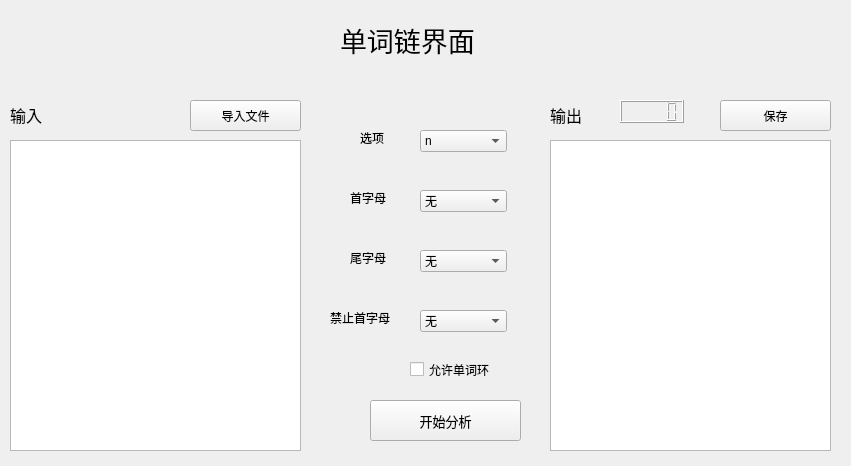
<?xml version="1.0" encoding="UTF-8"?>
<ui version="4.0">
 <class>Widget</class>
 <widget class="QWidget" name="Widget">
  <property name="geometry">
   <rect>
    <x>0</x>
    <y>0</y>
    <width>851</width>
    <height>466</height>
   </rect>
  </property>
  <property name="windowTitle">
   <string>Widget</string>
  </property>
  <widget class="QPushButton" name="loadFile">
   <property name="geometry">
    <rect>
     <x>190</x>
     <y>100</y>
     <width>111</width>
     <height>31</height>
    </rect>
   </property>
   <property name="font">
    <font>
     <family>微软雅黑</family>
    </font>
   </property>
   <property name="text">
    <string>导入文件</string>
   </property>
  </widget>
  <widget class="QTextEdit" name="input">
   <property name="geometry">
    <rect>
     <x>10</x>
     <y>140</y>
     <width>291</width>
     <height>311</height>
    </rect>
   </property>
  </widget>
  <widget class="QComboBox" name="head">
   <property name="geometry">
    <rect>
     <x>420</x>
     <y>190</y>
     <width>87</width>
     <height>22</height>
    </rect>
   </property>
   <item>
    <property name="text">
     <string>无</string>
    </property>
   </item>
   <item>
    <property name="text">
     <string>a</string>
    </property>
   </item>
   <item>
    <property name="text">
     <string>b</string>
    </property>
   </item>
   <item>
    <property name="text">
     <string>c</string>
    </property>
   </item>
   <item>
    <property name="text">
     <string>d</string>
    </property>
   </item>
   <item>
    <property name="text">
     <string>e</string>
    </property>
   </item>
   <item>
    <property name="text">
     <string>f</string>
    </property>
   </item>
   <item>
    <property name="text">
     <string>g</string>
    </property>
   </item>
   <item>
    <property name="text">
     <string>h</string>
    </property>
   </item>
   <item>
    <property name="text">
     <string>i</string>
    </property>
   </item>
   <item>
    <property name="text">
     <string>j</string>
    </property>
   </item>
   <item>
    <property name="text">
     <string>k</string>
    </property>
   </item>
   <item>
    <property name="text">
     <string>l</string>
    </property>
   </item>
   <item>
    <property name="text">
     <string>m</string>
    </property>
   </item>
   <item>
    <property name="text">
     <string>n</string>
    </property>
   </item>
   <item>
    <property name="text">
     <string>o</string>
    </property>
   </item>
   <item>
    <property name="text">
     <string>p</string>
    </property>
   </item>
   <item>
    <property name="text">
     <string>q</string>
    </property>
   </item>
   <item>
    <property name="text">
     <string>r</string>
    </property>
   </item>
   <item>
    <property name="text">
     <string>s</string>
    </property>
   </item>
   <item>
    <property name="text">
     <string>t</string>
    </property>
   </item>
   <item>
    <property name="text">
     <string>u</string>
    </property>
   </item>
   <item>
    <property name="text">
     <string>v</string>
    </property>
   </item>
   <item>
    <property name="text">
     <string>w</string>
    </property>
   </item>
   <item>
    <property name="text">
     <string>x</string>
    </property>
   </item>
   <item>
    <property name="text">
     <string>y</string>
    </property>
   </item>
   <item>
    <property name="text">
     <string>z</string>
    </property>
   </item>
  </widget>
  <widget class="QComboBox" name="tail">
   <property name="geometry">
    <rect>
     <x>420</x>
     <y>250</y>
     <width>87</width>
     <height>22</height>
    </rect>
   </property>
   <item>
    <property name="text">
     <string>无</string>
    </property>
   </item>
   <item>
    <property name="text">
     <string>a</string>
    </property>
   </item>
   <item>
    <property name="text">
     <string>b</string>
    </property>
   </item>
   <item>
    <property name="text">
     <string>c</string>
    </property>
   </item>
   <item>
    <property name="text">
     <string>d</string>
    </property>
   </item>
   <item>
    <property name="text">
     <string>e</string>
    </property>
   </item>
   <item>
    <property name="text">
     <string>f</string>
    </property>
   </item>
   <item>
    <property name="text">
     <string>g</string>
    </property>
   </item>
   <item>
    <property name="text">
     <string>h</string>
    </property>
   </item>
   <item>
    <property name="text">
     <string>i</string>
    </property>
   </item>
   <item>
    <property name="text">
     <string>j</string>
    </property>
   </item>
   <item>
    <property name="text">
     <string>k</string>
    </property>
   </item>
   <item>
    <property name="text">
     <string>l</string>
    </property>
   </item>
   <item>
    <property name="text">
     <string>m</string>
    </property>
   </item>
   <item>
    <property name="text">
     <string>n</string>
    </property>
   </item>
   <item>
    <property name="text">
     <string>o</string>
    </property>
   </item>
   <item>
    <property name="text">
     <string>p</string>
    </property>
   </item>
   <item>
    <property name="text">
     <string>q</string>
    </property>
   </item>
   <item>
    <property name="text">
     <string>r</string>
    </property>
   </item>
   <item>
    <property name="text">
     <string>s</string>
    </property>
   </item>
   <item>
    <property name="text">
     <string>t</string>
    </property>
   </item>
   <item>
    <property name="text">
     <string>u</string>
    </property>
   </item>
   <item>
    <property name="text">
     <string>v</string>
    </property>
   </item>
   <item>
    <property name="text">
     <string>w</string>
    </property>
   </item>
   <item>
    <property name="text">
     <string>x</string>
    </property>
   </item>
   <item>
    <property name="text">
     <string>z</string>
    </property>
   </item>
  </widget>
  <widget class="QComboBox" name="type">
   <property name="geometry">
    <rect>
     <x>420</x>
     <y>130</y>
     <width>87</width>
     <height>22</height>
    </rect>
   </property>
   <item>
    <property name="text">
     <string>n</string>
    </property>
   </item>
   <item>
    <property name="text">
     <string>w</string>
    </property>
   </item>
   <item>
    <property name="text">
     <string>c</string>
    </property>
   </item>
  </widget>
  <widget class="QCheckBox" name="iscircle">
   <property name="geometry">
    <rect>
     <x>410</x>
     <y>360</y>
     <width>111</width>
     <height>19</height>
    </rect>
   </property>
   <property name="text">
    <string>允许单词环</string>
   </property>
  </widget>
  <widget class="QComboBox" name="forbid">
   <property name="geometry">
    <rect>
     <x>420</x>
     <y>310</y>
     <width>87</width>
     <height>22</height>
    </rect>
   </property>
   <item>
    <property name="text">
     <string>无</string>
    </property>
   </item>
   <item>
    <property name="text">
     <string>a</string>
    </property>
   </item>
   <item>
    <property name="text">
     <string>b</string>
    </property>
   </item>
   <item>
    <property name="text">
     <string>c</string>
    </property>
   </item>
   <item>
    <property name="text">
     <string>d</string>
    </property>
   </item>
   <item>
    <property name="text">
     <string>e</string>
    </property>
   </item>
   <item>
    <property name="text">
     <string>f</string>
    </property>
   </item>
   <item>
    <property name="text">
     <string>g</string>
    </property>
   </item>
   <item>
    <property name="text">
     <string>h</string>
    </property>
   </item>
   <item>
    <property name="text">
     <string>i</string>
    </property>
   </item>
   <item>
    <property name="text">
     <string>j</string>
    </property>
   </item>
   <item>
    <property name="text">
     <string>k</string>
    </property>
   </item>
   <item>
    <property name="text">
     <string>l</string>
    </property>
   </item>
   <item>
    <property name="text">
     <string>m</string>
    </property>
   </item>
   <item>
    <property name="text">
     <string>n</string>
    </property>
   </item>
   <item>
    <property name="text">
     <string>o</string>
    </property>
   </item>
   <item>
    <property name="text">
     <string>p</string>
    </property>
   </item>
   <item>
    <property name="text">
     <string>q</string>
    </property>
   </item>
   <item>
    <property name="text">
     <string>r</string>
    </property>
   </item>
   <item>
    <property name="text">
     <string>s</string>
    </property>
   </item>
   <item>
    <property name="text">
     <string>t</string>
    </property>
   </item>
   <item>
    <property name="text">
     <string>u</string>
    </property>
   </item>
   <item>
    <property name="text">
     <string>v</string>
    </property>
   </item>
   <item>
    <property name="text">
     <string>w</string>
    </property>
   </item>
   <item>
    <property name="text">
     <string>x</string>
    </property>
   </item>
   <item>
    <property name="text">
     <string>y</string>
    </property>
   </item>
   <item>
    <property name="text">
     <string>z</string>
    </property>
   </item>
  </widget>
  <widget class="QLabel" name="label">
   <property name="geometry">
    <rect>
     <x>350</x>
     <y>190</y>
     <width>72</width>
     <height>15</height>
    </rect>
   </property>
   <property name="font">
    <font>
     <family>微软雅黑</family>
    </font>
   </property>
   <property name="text">
    <string>首字母</string>
   </property>
  </widget>
  <widget class="QTextBrowser" name="output">
   <property name="geometry">
    <rect>
     <x>550</x>
     <y>140</y>
     <width>281</width>
     <height>311</height>
    </rect>
   </property>
  </widget>
  <widget class="QPushButton" name="save">
   <property name="geometry">
    <rect>
     <x>720</x>
     <y>100</y>
     <width>111</width>
     <height>31</height>
    </rect>
   </property>
   <property name="font">
    <font>
     <family>微软雅黑</family>
    </font>
   </property>
   <property name="text">
    <string>保存</string>
   </property>
  </widget>
  <widget class="QPushButton" name="begin">
   <property name="geometry">
    <rect>
     <x>370</x>
     <y>400</y>
     <width>151</width>
     <height>41</height>
    </rect>
   </property>
   <property name="font">
    <font>
     <family>微软雅黑</family>
     <pointsize>10</pointsize>
    </font>
   </property>
   <property name="text">
    <string>开始分析</string>
   </property>
  </widget>
  <widget class="QLabel" name="label_2">
   <property name="geometry">
    <rect>
     <x>10</x>
     <y>100</y>
     <width>51</width>
     <height>31</height>
    </rect>
   </property>
   <property name="font">
    <font>
     <family>微软雅黑</family>
     <pointsize>12</pointsize>
    </font>
   </property>
   <property name="text">
    <string>输入</string>
   </property>
   <property name="textFormat">
    <enum>Qt::RichText</enum>
   </property>
   <property name="indent">
    <number>-1</number>
   </property>
  </widget>
  <widget class="QLabel" name="label_3">
   <property name="geometry">
    <rect>
     <x>360</x>
     <y>130</y>
     <width>72</width>
     <height>15</height>
    </rect>
   </property>
   <property name="font">
    <font>
     <family>微软雅黑</family>
    </font>
   </property>
   <property name="text">
    <string>选项</string>
   </property>
  </widget>
  <widget class="QLabel" name="label_4">
   <property name="geometry">
    <rect>
     <x>340</x>
     <y>0</y>
     <width>311</width>
     <height>81</height>
    </rect>
   </property>
   <property name="font">
    <font>
     <family>微软雅黑</family>
     <pointsize>20</pointsize>
    </font>
   </property>
   <property name="text">
    <string>单词链界面</string>
   </property>
   <property name="textFormat">
    <enum>Qt::RichText</enum>
   </property>
   <property name="indent">
    <number>-1</number>
   </property>
  </widget>
  <widget class="QLabel" name="label_5">
   <property name="geometry">
    <rect>
     <x>350</x>
     <y>250</y>
     <width>72</width>
     <height>15</height>
    </rect>
   </property>
   <property name="font">
    <font>
     <family>微软雅黑</family>
    </font>
   </property>
   <property name="text">
    <string>尾字母</string>
   </property>
  </widget>
  <widget class="QLabel" name="label_6">
   <property name="geometry">
    <rect>
     <x>330</x>
     <y>310</y>
     <width>81</width>
     <height>16</height>
    </rect>
   </property>
   <property name="font">
    <font>
     <family>微软雅黑</family>
    </font>
   </property>
   <property name="text">
    <string>禁止首字母</string>
   </property>
  </widget>
  <widget class="QLabel" name="label_7">
   <property name="geometry">
    <rect>
     <x>550</x>
     <y>100</y>
     <width>51</width>
     <height>31</height>
    </rect>
   </property>
   <property name="font">
    <font>
     <family>微软雅黑</family>
     <pointsize>12</pointsize>
    </font>
   </property>
   <property name="text">
    <string>输出</string>
   </property>
   <property name="textFormat">
    <enum>Qt::RichText</enum>
   </property>
   <property name="indent">
    <number>-1</number>
   </property>
  </widget>
  <widget class="QLCDNumber" name="lcd">
   <property name="geometry">
    <rect>
     <x>620</x>
     <y>100</y>
     <width>64</width>
     <height>23</height>
    </rect>
   </property>
   <property name="digitCount">
    <number>5</number>
   </property>
  </widget>
 </widget>
 <resources/>
 <connections/>
</ui>
